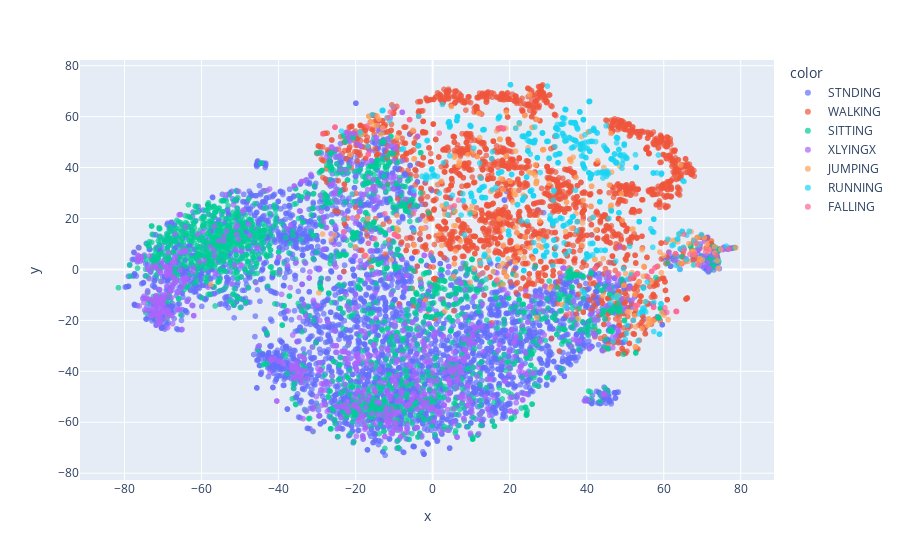

Notebook source saved alongside this figure:
### Code cell
import plotly.express as px
px.scatter(x=tsne[:,0], y=tsne[:,1], color=labels, opacity=0.7)

### Figure 1 — Plotly figure (JSON) as saved in the notebook; plotly's stock layout.template omitted (floating-point values rounded to 4 significant figures; data arrays with more than 128 entries replaced by an {"elided": "..."} marker saying what was removed)
{"data": [{"hovertemplate": "color=STNDING<br>x=%{x}<br>y=%{y}<extra></extra>", "legendgroup": "STNDING", "marker": {"color": "#636efa", "opacity": 0.7, "symbol": "circle"}, "mode": "markers", "name": "STNDING", "showlegend": true, "type": "scattergl", "x": {"elided": "4020 float values"}, "xaxis": "x", "y": {"elided": "4020 float values"}, "yaxis": "y"}, {"hovertemplate": "color=WALKING<br>x=%{x}<br>y=%{y}<extra></extra>", "legendgroup": "WALKING", "marker": {"color": "#EF553B", "opacity": 0.7, "symbol": "circle"}, "mode": "markers", "name": "WALKING", "showlegend": true, "type": "scattergl", "x": {"elided": "2308 float values"}, "xaxis": "x", "y": {"elided": "2308 float values"}, "yaxis": "y"}, {"hovertemplate": "color=SITTING<br>x=%{x}<br>y=%{y}<extra></extra>", "legendgroup": "SITTING", "marker": {"color": "#00cc96", "opacity": 0.7, "symbol": "circle"}, "mode": "markers", "name": "SITTING", "showlegend": true, "type": "scattergl", "x": {"elided": "1924 float values"}, "xaxis": "x", "y": {"elided": "1924 float values"}, "yaxis": "y"}, {"hovertemplate": "color=XLYINGX<br>x=%{x}<br>y=%{y}<extra></extra>", "legendgroup": "XLYINGX", "marker": {"color": "#ab63fa", "opacity": 0.7, "symbol": "circle"}, "mode": "markers", "name": "XLYINGX", "showlegend": true, "type": "scattergl", "x": {"elided": "895 float values"}, "xaxis": "x", "y": {"elided": "895 float values"}, "yaxis": "y"}, {"hovertemplate": "color=JUMPING<br>x=%{x}<br>y=%{y}<extra></extra>", "legendgroup": "JUMPING", "marker": {"color": "#FFA15A", "opacity": 0.7, "symbol": "circle"}, "mode": "markers", "name": "JUMPING", "showlegend": true, "type": "scattergl", "x": {"elided": "259 float values"}, "xaxis": "x", "y": {"elided": "259 float values"}, "yaxis": "y"}, {"hovertemplate": "color=RUNNING<br>x=%{x}<br>y=%{y}<extra></extra>", "legendgroup": "RUNNING", "marker": {"color": "#19d3f3", "opacity": 0.7, "symbol": "circle"}, "mode": "markers", "name": "RUNNING", "showlegend": true, "type": "scattergl", "x": {"elided": "527 float values"}, "xaxis": "x", "y": {"elided": "527 float values"}, "yaxis": "y"}, {"hovertemplate": "color=FALLING<br>x=%{x}<br>y=%{y}<extra></extra>", "legendgroup": "FALLING", "marker": {"color": "#FF6692", "opacity": 0.7, "symbol": "circle"}, "mode": "markers", "name": "FALLING", "showlegend": true, "type": "scattergl", "x": [55.86, -16.72, -9.928, 63.36, 60.82, 63.23, 57.36, 68.54, -9.885, 53.17, -25.36, -16.66, -10.95, 60.28, 52.96, 12.12, 1.712, -23.11, 52.54, 53.2, 17.02, 73.72, 70.9, 57.37, -17.55, 18.27, 66.83, 72.0, 65.29, 48.26, -5.964, 63.0, -25.34, -25.35, 68.08, 51.41, 6.723, 52.61, 48.11, -9.282, 35.47, 68.99, 57.66, 56.9, -9.135, 5.634, -14.99, 65.28, -16.77, 53.23, 58.04, 63.21, 16.6, 13.07, -12.41, 42.16, 56.84, -11.64, -16.95, 18.37, -4.997, -10.07, -28.56, -6.003, 76.96, -5.994, 4.641], "xaxis": "x", "y": [-2.96, 45.09, 13.72, -16.5, -16.85, -16.49, -14.85, 10.2, 13.72, -1.644, 55.86, 10.28, 61.79, -15.08, -14.1, -2.142, 53.5, 14.76, -2.31, -1.621, 55.41, 5.425, 6.992, -14.87, 5.583, 55.35, 5.99, 7.819, 13.78, -1.78, 58.84, 6.059, 55.86, 55.86, 6.047, -3.725, 27.19, -14.47, -2.198, 13.13, -17.46, 1.806, 0.5847, -0.7267, 13.02, 25.0, 12.03, 7.734, 45.13, -13.98, 0.9149, -16.49, -4.337, -1.348, 21.88, 0.3842, -0.7552, 59.47, 56.35, 55.36, 21.89, 63.83, 53.23, 58.8, 8.095, 58.81, 24.36], "yaxis": "y"}], "layout": {"legend": {"title": {"text": "color"}, "tracegroupgap": 0}, "margin": {"t": 60}, "xaxis": {"anchor": "y", "domain": [0, 1], "title": {"text": "x"}}, "yaxis": {"anchor": "x", "domain": [0, 1], "title": {"text": "y"}}}}
